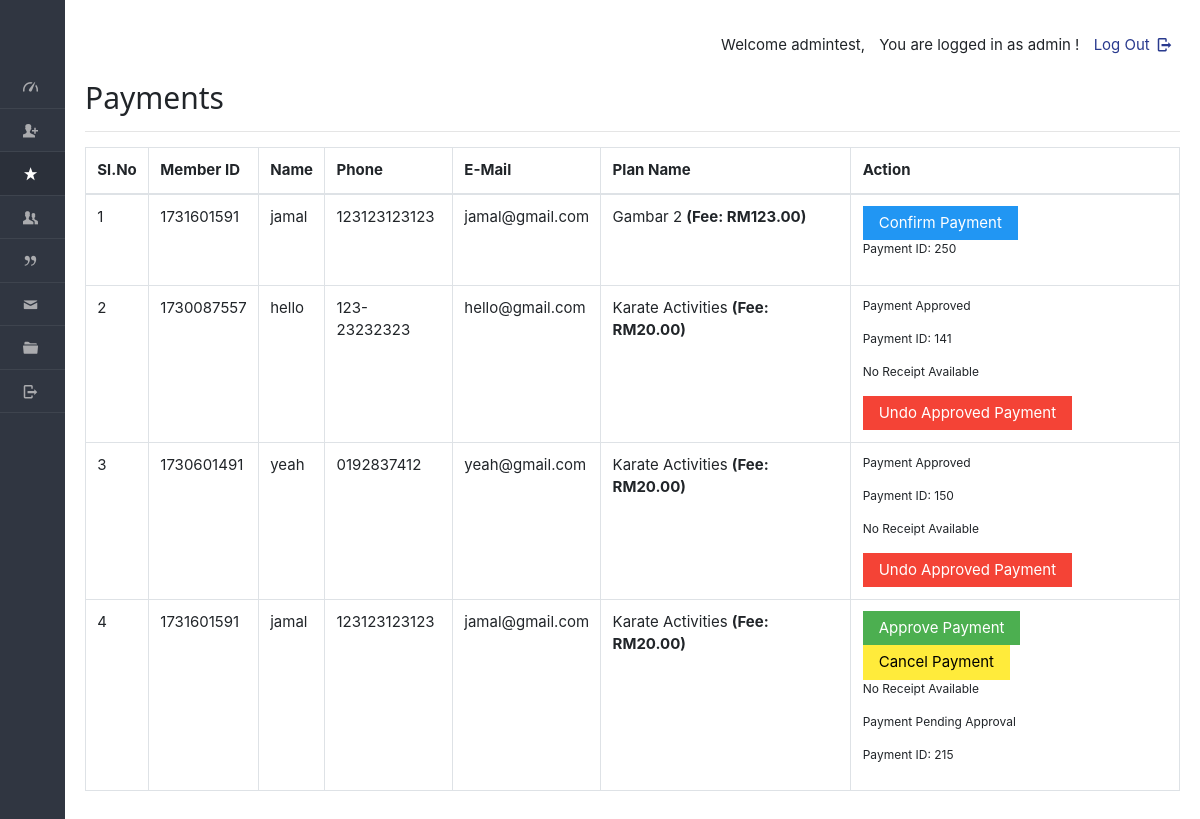
Before: /dashboard/admin/payments.php (signed in) with the older database file.
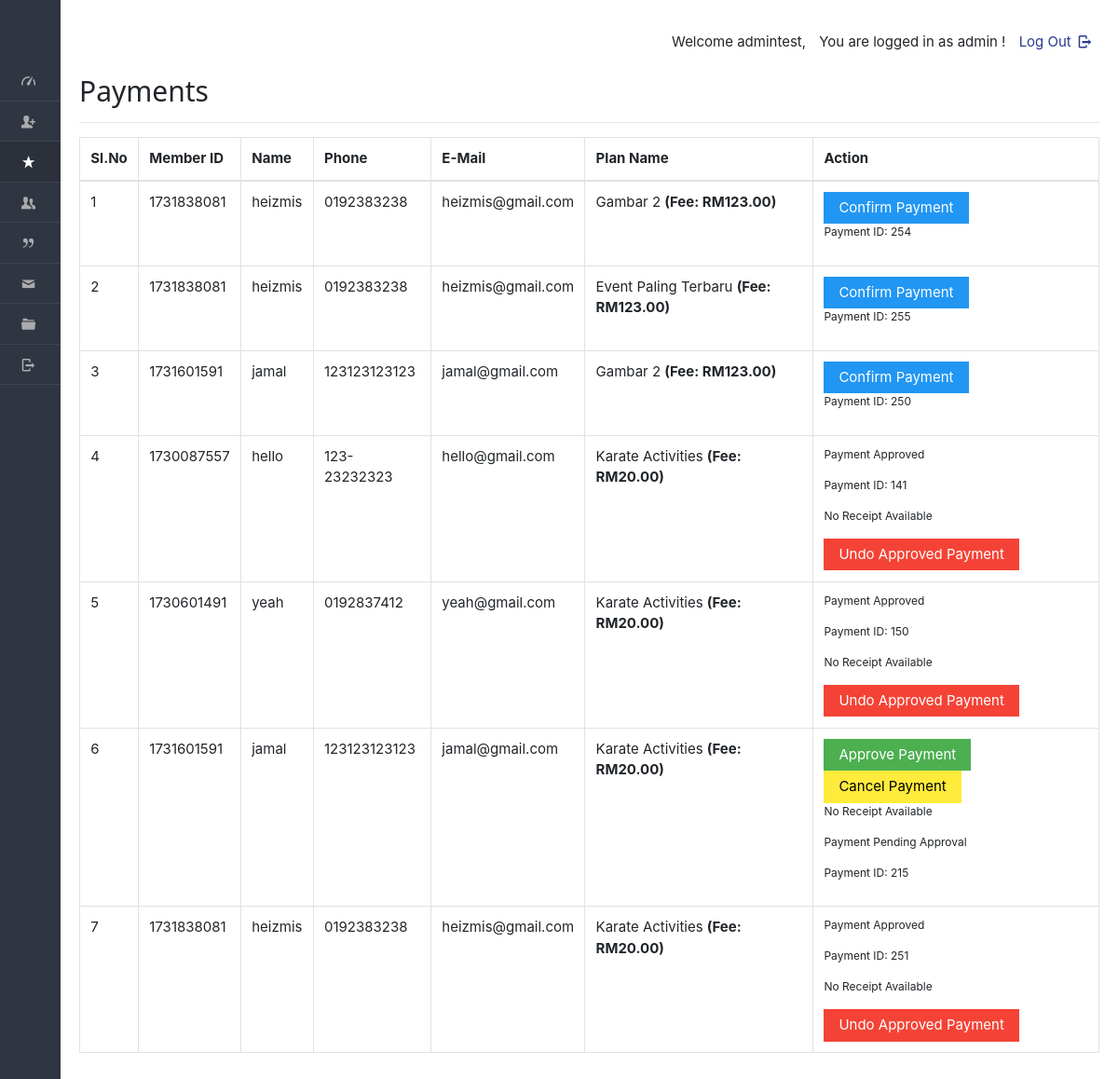
After: the same page with the newer database file.
### tables this page shows
CREATE TABLE IF NOT EXISTS `enrolls_to` (
  `et_id` int NOT NULL AUTO_INCREMENT,
  `planid` varchar(8) NOT NULL,
  `userid` varchar(20) NOT NULL,
  `paid_date` varchar(40) DEFAULT NULL,
  `expire` varchar(40) DEFAULT NULL,
  `hasPaid` varchar(5) NOT NULL DEFAULT 'no',
  `hasApproved` varchar(5) DEFAULT NULL,
  `receiptIMG` varchar(100) DEFAULT NULL,
  PRIMARY KEY (`et_id`)
);

CREATE TABLE IF NOT EXISTS `users` (
  `userid` varchar(20) NOT NULL,
  `pass_key` varchar(100) NOT NULL,
  `imageid` varchar(200) DEFAULT NULL,
  `username` varchar(40) DEFAULT NULL,
  `fullName` varchar(100) DEFAULT NULL,
  `gender` varchar(8) DEFAULT NULL,
  `mobile` varchar(20) DEFAULT NULL,
  `email` varchar(200) DEFAULT NULL,
  `dob` varchar(40) DEFAULT NULL,
  `joining_date` varchar(40) DEFAULT NULL,
  `hasApproved` varchar(10) DEFAULT NULL,
  `matrixNumber` varchar(255) DEFAULT NULL,
  `courseName` varchar(255) DEFAULT NULL,
  `no_ic` varchar(50) DEFAULT NULL,
  PRIMARY KEY (`userid`)
);

CREATE TABLE IF NOT EXISTS `plan` (
  `planid` varchar(8) NOT NULL,
  `tid` varchar(45) DEFAULT NULL,
  `planName` varchar(20) NOT NULL,
  `description` varchar(200) NOT NULL,
  `planType` varchar(50) NOT NULL,
  `startDate` varchar(50) NOT NULL,
  `endDate` varchar(50) NOT NULL,
  `duration` int NOT NULL,
  `validity` varchar(20) NOT NULL DEFAULT 'Lifetime',
  `amount` int DEFAULT '0',
  `active` varchar(255) NOT NULL,
  PRIMARY KEY (`planid`),
  KEY `idx_plan_name` (`planName`),
  KEY `idx_plan_type` (`planType`),
  KEY `idx_description` (`description`),
  KEY `idx_active` (`active`)
);

### dashboard/admin/payments.php (the view, shortened to what this page needs)
<!DOCTYPE html>
<html lang="en">
<head>
    <link rel="stylesheet" href="../../css/style.css" id="style-resource-5">
    <link rel="stylesheet" href="../../css/dashMain.css">
    <link rel="stylesheet" type="text/css" href="../../css/entypo.css">
    <link href="a1style.css" type="text/css" rel="stylesheet">
    <link rel="stylesheet" href="../../css/bootstrap.min.css">
    <link rel="stylesheet" href="../../css/insidedashboard.css">
    <link rel="stylesheet" href="../../css/dashboard/sidebar.css">
</head>
<body class="page-body page-fade" onload="collapseSidebar()">
<div class="page-container sidebar-collapsed" id="navbarcollapse">
    <div class="sidebar-menu">
        <header class="logo-env">
        </header>
        <?php include('nav.php'); ?>
    </div>
    <div class="main-content">
        <div class="row">
            <div class="col-md-6 col-sm-8 clearfix"></div>
            <div class="col-md-6 col-sm-4 clearfix hidden-xs">
                <ul class="list-inline links-list pull-right">
                    <li>
                        <a href="logout.php">Log Out <i class="entypo-logout right"></i></a>
                    </li>
                </ul>
            </div>
        </div>
        <h2>Payments</h2>
        <hr />
        <table class="table table-bordered">
            <thead>
                <tr>
                    <th>Sl.No</th>
                    <th>Member ID</th>
                    <th>Name</th>
                    <th>Phone</th>
                    <th>E-Mail</th>
                    <th>Plan Name</th>
                    <th>Action</th>
                </tr>
            </thead>
            <tbody>
<?php
$query = "SELECT e.*, u.username, u.mobile, u.email, p.planName, p.amount
          FROM enrolls_to e
          JOIN users u ON e.userid = u.userid
          JOIN plan p ON e.planid = p.planid
          ORDER BY e.expire";
$result = mysqli_query($con, $query);
$sno = 1;
if (mysqli_num_rows($result) > 0) {
    while ($row = mysqli_fetch_array($result, MYSQLI_ASSOC)) {
        $uid = $row['userid'];
        $planid = $row['planid'];
        $planName = $row['planName'];
        $amount = $row['amount'] ?? 0;
        $hasPaid = $row['hasPaid'];
        $hasApproved = $row['hasApproved'];
        $et_id = $row['et_id'];
        $receiptIMG = $row['receiptIMG'];
echo "<tr>";
echo "<td>" . $sno . "</td>";
echo "<td>" . htmlspecialchars($row['userid'] ?? '') . "</td>";
echo "<td>" . htmlspecialchars($row['username'] ?? '') . "</td>";
echo "<td>" . htmlspecialchars($row['mobile'] ?? '') . "</td>";
echo "<td>" . htmlspecialchars($row['email'] ?? '') . "</td>";
echo "<td>" . htmlspecialchars($planName ?? '') . ($amount > 0 ? " <b>(Fee: RM" . number_format($amount, 2) . ")" : "") . "</b></td>";
        $sno++;
if ($hasPaid === 'no') {
    echo "<td>
            <form action='make_payments.php' method='post'>
                <input type='hidden' name='userID' value='" . htmlspecialchars($uid) . "'/>
                <input type='hidden' name='planID' value='" . htmlspecialchars($planid) . "'/>
                <input type='hidden' name='et_id' value='" . htmlspecialchars($et_id) . "'/>
                <input type='submit' class='a1-btn a1-blue' value='Confirm Payment'/>
            </form>
            <p>Payment ID: $et_id</p>
          </td>";
} elseif ($hasPaid === 'yes' && $hasApproved === 'no') {
echo "<td>
    <form action='approve_payment.php' method='post' style='display:inline;'>
        <input type='hidden' name='userID' value='" . htmlspecialchars($uid) . "'/>
        <input type='hidden' name='planID' value='" . htmlspecialchars($planid) . "'/>
        <input type='hidden' name='et_id' value='" . htmlspecialchars($et_id) . "'/>
        <input type='submit' class='a1-btn a1-green' value='Approve Payment'/>
    </form>
    <form action='cancel_payment.php' method='post' style='display:inline;'>
        <input type='hidden' name='et_id' value='" . htmlspecialchars($et_id) . "'/>
        <input type='hidden' name='userID' value='" . htmlspecialchars($uid) . "'/>
        <input type='submit' class='a1-btn a1-yellow' value='Cancel Payment' onclick='return confirm(\"Are you sure you want to cancel this payment?\");'/>
    </form>";
    if (!empty($receiptIMG)) {
        echo "<button class='a1-btn a1-orange' onclick='showModal(\"receiptModal-$uid\")'>View Receipt</button>";
    } else {
        echo "<p>No Receipt Available</p>";
    }
    echo "<p>Payment Pending Approval</p>
          <p>Payment ID: $et_id</p>
          </td>";
} elseif ($hasPaid === 'yes' && $hasApproved === 'yes') {
    echo "<td>
            <p>Payment Approved</p>
            <p>Payment ID: $et_id</p>";
    if (!empty($receiptIMG)) {
        echo "<button class='a1-btn a1-orange' onclick='showModal(\"receiptModal-$uid\")'>View Receipt</button>";
    } else {
        echo "<p>No Receipt Available</p>";
    }
    echo "<form action='undo_payment.php' method='post' style='display:inline;'>
            <input type='hidden' name='et_id' value='" . htmlspecialchars($et_id) . "'/>
            <input type='hidden' name='userID' value='" . htmlspecialchars($uid) . "'/>
            <input type='hidden' name='planID' value='" . htmlspecialchars($planid) . "'/>
            <input type='submit' class='a1-btn a1-red' value='Undo Approved Payment' onclick='return confirm(\"Are you sure you want to undo this payment?\");'/>
          </form>
          </td>";
} else {
    echo "<td>No Action Needed</td>";
}
echo "</tr>";
    }
} else {
    echo "<tr><td colspan='7'>No records found</td></tr>";
}
?>
            </tbody>
        </table>
    </div>
</div>
</body>
</html>

### dashboard/admin/nav.php (shortened to what this page needs)
<ul id="main-menu">
    <?php if (isset($_SESSION['is_admin_logged_in']) && $_SESSION['is_admin_logged_in']) { ?>
        <li id="dash"><a href="index.php" onclick="checkForChangesAndNavigate(event, 'index.php')"><i class="entypo-gauge"></i><span>Dashboard</span></a></li>
        <li id="regis"><a href="new_entry.php" onclick="checkForChangesAndNavigate(event, 'new_entry.php')"><i class="entypo-user-add"></i><span>New Registration</span></a></li>
        <li id="paymnt"><a href="payments.php" onclick="checkForChangesAndNavigate(event, 'payments.php')"><i class="entypo-star"></i><span>Payments</span></a></li>
        <li class="active"><a href="view_mem.php" onclick="checkForChangesAndNavigate(event, 'view_mem.php')"><i class="entypo-users"></i><span>Members</span></a></li>
        <li><a href="view_plan.php" onclick="checkForChangesAndNavigate(event, 'view_plan.php')"><i class="entypo-quote"></i><span>Event Planning</span></a></li>
        <li id="messageCenter"><a href="messageCenter.php" onclick="checkForChangesAndNavigate(event, 'messageCenter.php')"><i class="entypo-mail"></i><span>Message Center</span></a></li>
        <li id="adminprofile"><a href="more-userprofile.php" onclick="checkForChangesAndNavigate(event, 'more-userprofile.php')"><i class="entypo-folder"></i><span>Profile</span></a></li>
        <li><a href="logout.php"><i class="entypo-logout"></i><span>Logout</span></a></li>
    <?php } ?>
</ul>

### css/style.css (style rules this page uses)
html { font-size: 62.5%; font-family: sans-serif; }
div { display: block; }
body { font-family: "Noto Sans", sans-serif, "Helvetica Neue", Helvetica, Arial, sans-serif; font-size: 12px; line-height: 1.428571429; display: block; margin: 0; }
*, *:before, *:after { box-sizing: border-box; }
a { text-decoration: none; background: transparent; }
p { margin: 0 0 8.5px; font-size: 12px; }
p { display: block; }
input, button, select, textarea { font-family: inherit; font-size: inherit; line-height: inherit; }
button, input { line-height: normal; }
button, input, select, textarea { font-family: inherit; font-size: 100%; margin: 0; }
input { background-color: white; cursor: text; padding: 1px; border-width: 2px; border-style: inset; border-color: initial; border-image: initial; }
input, textarea, select, button { text-rendering: auto; color: initial; letter-spacing: normal; word-spacing: normal; text-transform: none; text-indent: 0px; text-shadow: none; display: inline-block; text-align: start; margin: 0em; font: 400 13.3333px Arial; }
button, html input[type="button"], input[type="reset"], input[type="submit"] { cursor: pointer; }
a { color: #373e4a; text-decoration: none; }
a { background: transparent; }
a { color: #373e4a; }
.page-container { position: relative; padding-left: 280px; }
.page-container .sidebar-menu { position: absolute; width: 280px; top: 0; left: 0; bottom: 0; background: #303641; color: #aaabae; z-index: 1; min-height: 796px; box-sizing: border-box; }
.page-container .sidebar-menu .logo-env { width: 100%; padding: 35px; padding-bottom: 10px; box-sizing: border-box; }
.page-container.sidebar-collapsed { padding-left: 65px; }
.page-container.sidebar-collapsed .sidebar-menu { z-index: 4; width: 65px; }
.page-container.sidebar-collapsed .sidebar-menu .logo-env { display: block; padding: 20px; }
.page-container .sidebar-menu .logo-env:before, .page-container .sidebar-menu .logo-env:after { content: " "; display: table; }
.page-container .sidebar-menu .logo-env:after { clear: both; }
.page-container .sidebar-menu #main-menu { list-style: none; margin: 0; padding: 0; margin-bottom: 20px; }
ul, ol { margin-top: 0; margin-bottom: 8.5px; }
ul, menu, dir { display: block; list-style-type: disc; }
.page-container .sidebar-menu #main-menu li { position: relative; margin: 0; font-size: 12px; border-bottom: 1px solid rgba(69, 74, 84, 0.7); }
li { display: list-item; }
.page-container .sidebar-menu #main-menu li a { position: relative; display: block; padding: 10px 20px; color: #aaabae; z-index: 2; transition: color 250ms ease-in-out, background-color 250ms ease-in-out; }
.page-container .sidebar-menu #main-menu li a i { top: 1px; }
.page-container .sidebar-menu #main-menu li i { position: relative; font-size: 15px; margin-right: 5px; }
i, cite, em, var, address, dfn { font-style: italic; }

### css/entypo.css (style rules this page uses)
[class^="entypo-"]:before, [class*=" entypo-"]:before { font-family: "entypo"; font-style: normal; font-weight: normal; speak: none; display: inline-block; text-decoration: inherit; width: 1em; margin-right: .2em; text-align: center; font-variant: normal; text-transform: none; line-height: 1em; margin-left: .2em; }
.entypo-mail:before { content: '\e805'; }
.entypo-star:before { content: '\e808'; }
.entypo-users:before { content: '\e80b'; }
.entypo-user-add:before { content: '\e80c'; }
.entypo-quote:before { content: '\e833'; }
.entypo-folder:before { content: '\e850'; }
.entypo-logout:before { content: '\e85d'; }
.entypo-gauge:before { content: '\e8de'; }

### css/dashboard/sidebar.css (style rules this page uses)
.page-container { display: flex; min-height: 100vh; }
.sidebar-menu { width: 250px; background-color: #2b303a; color: #ffffff; }
.main-content { flex-grow: 1; padding: 20px; }

### dashboard/admin/payments.php (style rules this page uses)
.page-container .sidebar-menu #main-menu li#paymnt > a { background-color: #2b303a; color: #ffffff; }

Changed rows visible on the page:
added enrolls_to: userid "1731838081", userid.username "heizmis", userid.mobile "0192383238", userid.email "heizmis@gmail.com", planid.planName "Gambar 2", planid.amount "123.00", et_id "254"
added enrolls_to: userid "1731838081", userid.username "heizmis", userid.mobile "0192383238", userid.email "heizmis@gmail.com", planid.planName "Event Paling Terbaru", planid.amount "123.00", et_id "255"
added enrolls_to: userid "1731838081", userid.username "heizmis", userid.mobile "0192383238", userid.email "heizmis@gmail.com", planid.planName "Karate Activities", planid.amount "20.00", et_id "251", shows "No Receipt Available"
